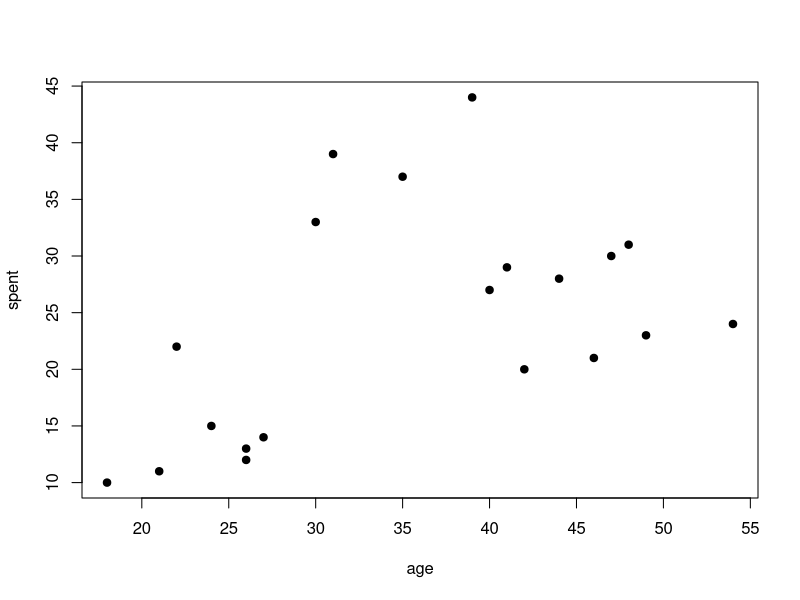
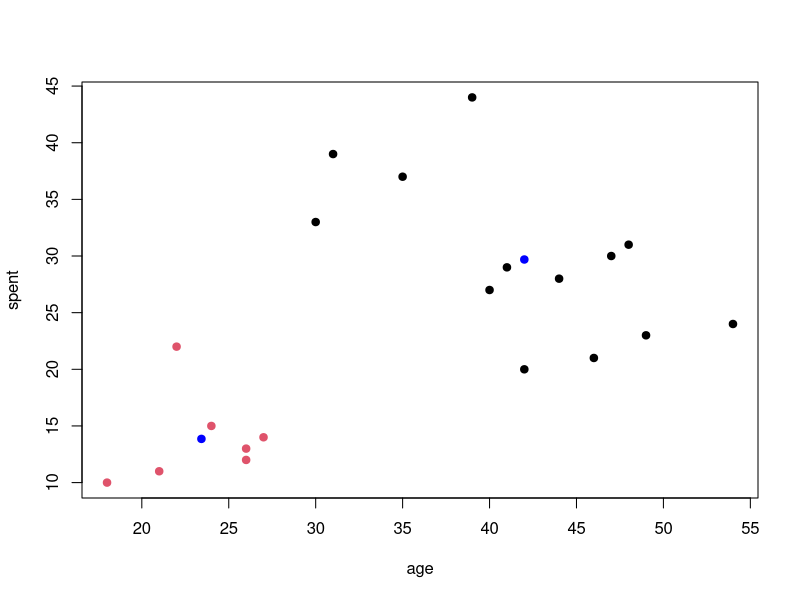
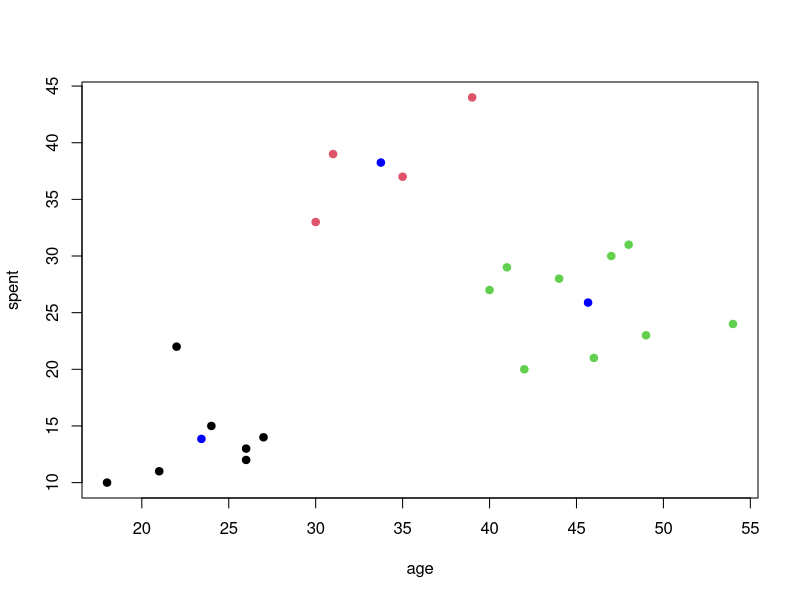

Write R code to recreate these figures, in order.
## ---- chunk 1
options("scipen"=100, "digits"=4)
if(!require("readr")) install.packages("readr")
if(!require("Metrics")) install.packages("Metrics")
library("Metrics")
library("readr")
## ---- chunk 2
age = c(18, 21, 22, 24, 26, 26, 27, 30, 31, 35, 39, 40, 41, 42, 44, 46, 47, 48, 49, 54)
spent= c(10, 11, 22, 15, 12, 13, 14, 33, 39, 37, 44, 27, 29, 20, 28, 21, 30, 31, 23, 24)
plot(age, spent, pch=19)
## ---- chunk 3
df <- data.frame(age = age, spent=spent)
str(df)
## ---- chunk 4
head(df)
## ---- chunk 5
set.seed(2)
clusters<-kmeans(df,2, nstart=20)
## ---- chunk 6
plot(age, spent, col=clusters$cluster, pch=19)
points(clusters$centers, pch=19, col="blue")
## ---- chunk 7
df$cluster <- clusters$cluster
print(df)
## ---- chunk 8
set.seed(3)
clusters<-kmeans(df,3, nstart=20)
## ---- chunk 9
plot(age, spent, col=clusters$cluster, pch=19)
points(clusters$centers, pch=19, col="blue")
## ---- chunk 10
df$cluster <- clusters$cluster
print(df)
